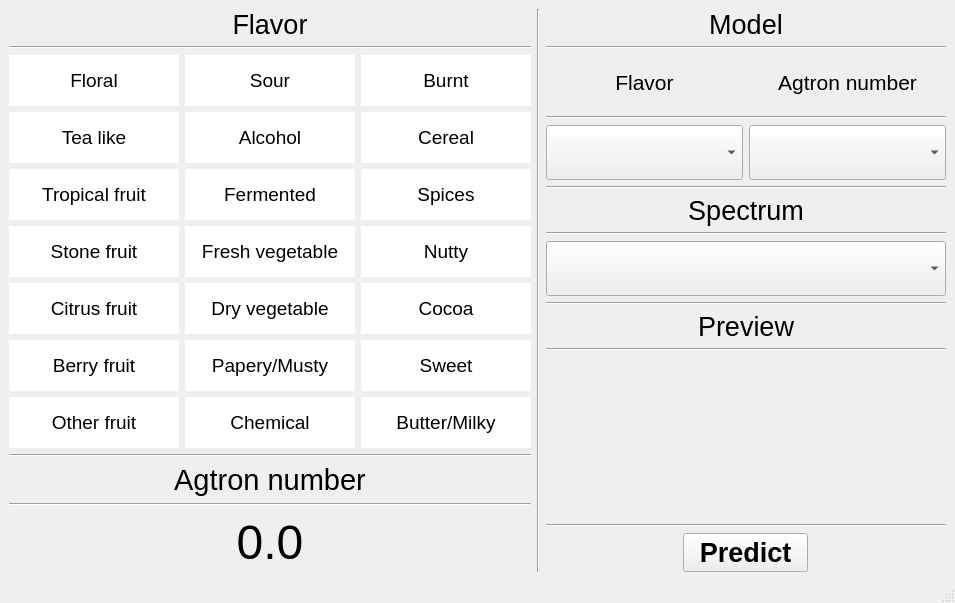
<?xml version="1.0" encoding="UTF-8"?>
<ui version="4.0">
 <class>MainWindow</class>
 <widget class="QMainWindow" name="MainWindow">
  <property name="geometry">
   <rect>
    <x>0</x>
    <y>0</y>
    <width>955</width>
    <height>603</height>
   </rect>
  </property>
  <property name="windowTitle">
   <string>MainWindow</string>
  </property>
  <widget class="QWidget" name="centralwidget">
   <layout class="QHBoxLayout" name="horizontalLayout">
    <item>
     <layout class="QVBoxLayout" name="verticalLayout_2">
      <item>
       <widget class="QLabel" name="label_flavor">
        <property name="sizePolicy">
         <sizepolicy hsizetype="Preferred" vsizetype="Fixed">
          <horstretch>0</horstretch>
          <verstretch>0</verstretch>
         </sizepolicy>
        </property>
        <property name="font">
         <font>
          <family>Arial</family>
          <pointsize>20</pointsize>
         </font>
        </property>
        <property name="text">
         <string>Flavor</string>
        </property>
        <property name="alignment">
         <set>Qt::AlignCenter</set>
        </property>
       </widget>
      </item>
      <item>
       <widget class="Line" name="line_2">
        <property name="orientation">
         <enum>Qt::Horizontal</enum>
        </property>
       </widget>
      </item>
      <item>
       <layout class="QGridLayout" name="gridLayout">
        <item row="2" column="0">
         <widget class="QLabel" name="label_tropical">
          <property name="font">
           <font>
            <family>Arial</family>
            <pointsize>14</pointsize>
           </font>
          </property>
          <property name="statusTip">
           <string>Tropical fruit</string>
          </property>
          <property name="styleSheet">
           <string notr="true">background-color: rgb(255, 255, 255);</string>
          </property>
          <property name="text">
           <string>Tropical fruit</string>
          </property>
          <property name="alignment">
           <set>Qt::AlignCenter</set>
          </property>
         </widget>
        </item>
        <item row="5" column="0">
         <widget class="QLabel" name="label_berry">
          <property name="font">
           <font>
            <family>Arial</family>
            <pointsize>14</pointsize>
           </font>
          </property>
          <property name="statusTip">
           <string>Berry fruit</string>
          </property>
          <property name="styleSheet">
           <string notr="true">background-color: rgb(255, 255, 255);</string>
          </property>
          <property name="text">
           <string>Berry fruit</string>
          </property>
          <property name="alignment">
           <set>Qt::AlignCenter</set>
          </property>
         </widget>
        </item>
        <item row="3" column="0">
         <widget class="QLabel" name="label_stone">
          <property name="font">
           <font>
            <family>Arial</family>
            <pointsize>14</pointsize>
           </font>
          </property>
          <property name="statusTip">
           <string>Stone fruit</string>
          </property>
          <property name="styleSheet">
           <string notr="true">background-color: rgb(255, 255, 255);</string>
          </property>
          <property name="text">
           <string>Stone fruit</string>
          </property>
          <property name="alignment">
           <set>Qt::AlignCenter</set>
          </property>
         </widget>
        </item>
        <item row="0" column="0">
         <widget class="QLabel" name="label_floral">
          <property name="font">
           <font>
            <family>Arial</family>
            <pointsize>14</pointsize>
           </font>
          </property>
          <property name="statusTip">
           <string>Floral</string>
          </property>
          <property name="autoFillBackground">
           <bool>false</bool>
          </property>
          <property name="styleSheet">
           <string notr="true">background-color: rgb(255, 255, 255);</string>
          </property>
          <property name="text">
           <string>Floral</string>
          </property>
          <property name="alignment">
           <set>Qt::AlignCenter</set>
          </property>
         </widget>
        </item>
        <item row="3" column="2">
         <widget class="QLabel" name="label_nutty">
          <property name="font">
           <font>
            <family>Arial</family>
            <pointsize>14</pointsize>
           </font>
          </property>
          <property name="statusTip">
           <string>Nutty</string>
          </property>
          <property name="styleSheet">
           <string notr="true">background-color: rgb(255, 255, 255);</string>
          </property>
          <property name="text">
           <string>Nutty</string>
          </property>
          <property name="alignment">
           <set>Qt::AlignCenter</set>
          </property>
         </widget>
        </item>
        <item row="4" column="0">
         <widget class="QLabel" name="label_citrus">
          <property name="font">
           <font>
            <family>Arial</family>
            <pointsize>14</pointsize>
           </font>
          </property>
          <property name="statusTip">
           <string>Citrus fruit</string>
          </property>
          <property name="styleSheet">
           <string notr="true">background-color: rgb(255, 255, 255);</string>
          </property>
          <property name="text">
           <string>Citrus fruit</string>
          </property>
          <property name="alignment">
           <set>Qt::AlignCenter</set>
          </property>
         </widget>
        </item>
        <item row="2" column="2">
         <widget class="QLabel" name="label_spices">
          <property name="font">
           <font>
            <family>Arial</family>
            <pointsize>14</pointsize>
           </font>
          </property>
          <property name="statusTip">
           <string>Spices</string>
          </property>
          <property name="styleSheet">
           <string notr="true">background-color: rgb(255, 255, 255);</string>
          </property>
          <property name="text">
           <string>Spices</string>
          </property>
          <property name="alignment">
           <set>Qt::AlignCenter</set>
          </property>
         </widget>
        </item>
        <item row="4" column="2">
         <widget class="QLabel" name="label_cocoa">
          <property name="font">
           <font>
            <family>Arial</family>
            <pointsize>14</pointsize>
           </font>
          </property>
          <property name="statusTip">
           <string>Cocoa</string>
          </property>
          <property name="styleSheet">
           <string notr="true">background-color: rgb(255, 255, 255);</string>
          </property>
          <property name="text">
           <string>Cocoa</string>
          </property>
          <property name="alignment">
           <set>Qt::AlignCenter</set>
          </property>
         </widget>
        </item>
        <item row="0" column="2">
         <widget class="QLabel" name="label_burnt">
          <property name="font">
           <font>
            <family>Arial</family>
            <pointsize>14</pointsize>
           </font>
          </property>
          <property name="statusTip">
           <string>Burnt</string>
          </property>
          <property name="styleSheet">
           <string notr="true">background-color: rgb(255, 255, 255);</string>
          </property>
          <property name="text">
           <string>Burnt</string>
          </property>
          <property name="alignment">
           <set>Qt::AlignCenter</set>
          </property>
         </widget>
        </item>
        <item row="1" column="2">
         <widget class="QLabel" name="label_cereal">
          <property name="font">
           <font>
            <family>Arial</family>
            <pointsize>14</pointsize>
           </font>
          </property>
          <property name="statusTip">
           <string>Cereal</string>
          </property>
          <property name="styleSheet">
           <string notr="true">background-color: rgb(255, 255, 255);</string>
          </property>
          <property name="text">
           <string>Cereal</string>
          </property>
          <property name="alignment">
           <set>Qt::AlignCenter</set>
          </property>
         </widget>
        </item>
        <item row="1" column="0">
         <widget class="QLabel" name="label_tealike">
          <property name="font">
           <font>
            <family>Arial</family>
            <pointsize>14</pointsize>
           </font>
          </property>
          <property name="statusTip">
           <string>Tea like</string>
          </property>
          <property name="styleSheet">
           <string notr="true">background-color: rgb(255, 255, 255);</string>
          </property>
          <property name="text">
           <string>Tea like</string>
          </property>
          <property name="alignment">
           <set>Qt::AlignCenter</set>
          </property>
         </widget>
        </item>
        <item row="6" column="0">
         <widget class="QLabel" name="label_other">
          <property name="font">
           <font>
            <family>Arial</family>
            <pointsize>14</pointsize>
           </font>
          </property>
          <property name="statusTip">
           <string>Other fruit</string>
          </property>
          <property name="styleSheet">
           <string notr="true">background-color: rgb(255, 255, 255);</string>
          </property>
          <property name="text">
           <string>Other fruit</string>
          </property>
          <property name="alignment">
           <set>Qt::AlignCenter</set>
          </property>
         </widget>
        </item>
        <item row="6" column="2">
         <widget class="QLabel" name="label_butter">
          <property name="font">
           <font>
            <family>Arial</family>
            <pointsize>14</pointsize>
           </font>
          </property>
          <property name="statusTip">
           <string>Butter/Milky</string>
          </property>
          <property name="styleSheet">
           <string notr="true">background-color: rgb(255, 255, 255);</string>
          </property>
          <property name="text">
           <string>Butter/Milky</string>
          </property>
          <property name="alignment">
           <set>Qt::AlignCenter</set>
          </property>
         </widget>
        </item>
        <item row="2" column="1">
         <widget class="QLabel" name="label_fermented">
          <property name="font">
           <font>
            <family>Arial</family>
            <pointsize>14</pointsize>
           </font>
          </property>
          <property name="statusTip">
           <string>Fermented</string>
          </property>
          <property name="styleSheet">
           <string notr="true">background-color: rgb(255, 255, 255);</string>
          </property>
          <property name="text">
           <string>Fermented</string>
          </property>
          <property name="alignment">
           <set>Qt::AlignCenter</set>
          </property>
         </widget>
        </item>
        <item row="0" column="1">
         <widget class="QLabel" name="label_sour">
          <property name="font">
           <font>
            <family>Arial</family>
            <pointsize>14</pointsize>
           </font>
          </property>
          <property name="statusTip">
           <string>Sour</string>
          </property>
          <property name="styleSheet">
           <string notr="true">background-color: rgb(255, 255, 255);</string>
          </property>
          <property name="text">
           <string>Sour</string>
          </property>
          <property name="alignment">
           <set>Qt::AlignCenter</set>
          </property>
         </widget>
        </item>
        <item row="1" column="1">
         <widget class="QLabel" name="label_alcohol">
          <property name="font">
           <font>
            <family>Arial</family>
            <pointsize>14</pointsize>
           </font>
          </property>
          <property name="statusTip">
           <string>Alcohol</string>
          </property>
          <property name="styleSheet">
           <string notr="true">background-color: rgb(255, 255, 255);</string>
          </property>
          <property name="text">
           <string>Alcohol</string>
          </property>
          <property name="alignment">
           <set>Qt::AlignCenter</set>
          </property>
         </widget>
        </item>
        <item row="3" column="1">
         <widget class="QLabel" name="label_fresh">
          <property name="font">
           <font>
            <family>Arial</family>
            <pointsize>14</pointsize>
           </font>
          </property>
          <property name="statusTip">
           <string>Fresh vegetable</string>
          </property>
          <property name="styleSheet">
           <string notr="true">background-color: rgb(255, 255, 255);</string>
          </property>
          <property name="text">
           <string>Fresh vegetable</string>
          </property>
          <property name="alignment">
           <set>Qt::AlignCenter</set>
          </property>
         </widget>
        </item>
        <item row="4" column="1">
         <widget class="QLabel" name="label_dry">
          <property name="font">
           <font>
            <family>Arial</family>
            <pointsize>14</pointsize>
           </font>
          </property>
          <property name="statusTip">
           <string>Dry vegetable</string>
          </property>
          <property name="styleSheet">
           <string notr="true">background-color: rgb(255, 255, 255);</string>
          </property>
          <property name="text">
           <string>Dry vegetable</string>
          </property>
          <property name="alignment">
           <set>Qt::AlignCenter</set>
          </property>
         </widget>
        </item>
        <item row="5" column="1">
         <widget class="QLabel" name="label_papery">
          <property name="font">
           <font>
            <family>Arial</family>
            <pointsize>14</pointsize>
           </font>
          </property>
          <property name="statusTip">
           <string>Papery/Musty</string>
          </property>
          <property name="styleSheet">
           <string notr="true">background-color: rgb(255, 255, 255);</string>
          </property>
          <property name="text">
           <string>Papery/Musty</string>
          </property>
          <property name="alignment">
           <set>Qt::AlignCenter</set>
          </property>
         </widget>
        </item>
        <item row="6" column="1">
         <widget class="QLabel" name="label_chemical">
          <property name="font">
           <font>
            <family>Arial</family>
            <pointsize>14</pointsize>
           </font>
          </property>
          <property name="statusTip">
           <string>Chemical</string>
          </property>
          <property name="styleSheet">
           <string notr="true">background-color: rgb(255, 255, 255);</string>
          </property>
          <property name="text">
           <string>Chemical</string>
          </property>
          <property name="alignment">
           <set>Qt::AlignCenter</set>
          </property>
         </widget>
        </item>
        <item row="5" column="2">
         <widget class="QLabel" name="label_sweet">
          <property name="font">
           <font>
            <family>Arial</family>
            <pointsize>14</pointsize>
           </font>
          </property>
          <property name="statusTip">
           <string>Sweet</string>
          </property>
          <property name="styleSheet">
           <string notr="true">background-color: rgb(255, 255, 255);</string>
          </property>
          <property name="text">
           <string>Sweet</string>
          </property>
          <property name="alignment">
           <set>Qt::AlignCenter</set>
          </property>
         </widget>
        </item>
       </layout>
      </item>
      <item>
       <widget class="Line" name="line_3">
        <property name="orientation">
         <enum>Qt::Horizontal</enum>
        </property>
       </widget>
      </item>
      <item>
       <widget class="QLabel" name="label_agtron_number">
        <property name="sizePolicy">
         <sizepolicy hsizetype="Preferred" vsizetype="Fixed">
          <horstretch>0</horstretch>
          <verstretch>0</verstretch>
         </sizepolicy>
        </property>
        <property name="font">
         <font>
          <family>Arial</family>
          <pointsize>22</pointsize>
         </font>
        </property>
        <property name="text">
         <string>Agtron number</string>
        </property>
        <property name="alignment">
         <set>Qt::AlignCenter</set>
        </property>
       </widget>
      </item>
      <item>
       <widget class="Line" name="line_5">
        <property name="orientation">
         <enum>Qt::Horizontal</enum>
        </property>
       </widget>
      </item>
      <item>
       <widget class="QLabel" name="label_agtron">
        <property name="maximumSize">
         <size>
          <width>16777215</width>
          <height>60</height>
         </size>
        </property>
        <property name="font">
         <font>
          <family>Arial</family>
          <pointsize>36</pointsize>
         </font>
        </property>
        <property name="statusTip">
         <string>Agtron number</string>
        </property>
        <property name="text">
         <string>0.0</string>
        </property>
        <property name="alignment">
         <set>Qt::AlignCenter</set>
        </property>
       </widget>
      </item>
     </layout>
    </item>
    <item>
     <widget class="Line" name="line_4">
      <property name="orientation">
       <enum>Qt::Vertical</enum>
      </property>
     </widget>
    </item>
    <item>
     <layout class="QVBoxLayout" name="verticalLayout" stretch="0,0,0,0,0,0,0,0,0,0,0,0,0,0,0">
      <property name="sizeConstraint">
       <enum>QLayout::SetDefaultConstraint</enum>
      </property>
      <item>
       <widget class="QLabel" name="label_model">
        <property name="sizePolicy">
         <sizepolicy hsizetype="Minimum" vsizetype="Fixed">
          <horstretch>0</horstretch>
          <verstretch>0</verstretch>
         </sizepolicy>
        </property>
        <property name="maximumSize">
         <size>
          <width>400</width>
          <height>16777215</height>
         </size>
        </property>
        <property name="font">
         <font>
          <family>Arial</family>
          <pointsize>20</pointsize>
         </font>
        </property>
        <property name="text">
         <string>Model</string>
        </property>
        <property name="alignment">
         <set>Qt::AlignCenter</set>
        </property>
       </widget>
      </item>
      <item>
       <widget class="Line" name="line_14">
        <property name="orientation">
         <enum>Qt::Horizontal</enum>
        </property>
       </widget>
      </item>
      <item>
       <layout class="QHBoxLayout" name="horizontalLayout_2">
        <item>
         <widget class="QLabel" name="label_2">
          <property name="font">
           <font>
            <family>Arial</family>
            <pointsize>16</pointsize>
           </font>
          </property>
          <property name="text">
           <string>Flavor</string>
          </property>
          <property name="alignment">
           <set>Qt::AlignCenter</set>
          </property>
         </widget>
        </item>
        <item>
         <widget class="QLabel" name="label">
          <property name="font">
           <font>
            <family>Arial</family>
            <pointsize>16</pointsize>
           </font>
          </property>
          <property name="text">
           <string>Agtron number</string>
          </property>
          <property name="alignment">
           <set>Qt::AlignCenter</set>
          </property>
         </widget>
        </item>
       </layout>
      </item>
      <item>
       <widget class="Line" name="line_20">
        <property name="orientation">
         <enum>Qt::Horizontal</enum>
        </property>
       </widget>
      </item>
      <item>
       <layout class="QHBoxLayout" name="horizontalLayout_4">
        <item>
         <widget class="QComboBox" name="comboBox_flavor_model">
          <property name="sizePolicy">
           <sizepolicy hsizetype="Preferred" vsizetype="Preferred">
            <horstretch>0</horstretch>
            <verstretch>0</verstretch>
           </sizepolicy>
          </property>
          <property name="maximumSize">
           <size>
            <width>400</width>
            <height>16777215</height>
           </size>
          </property>
          <property name="font">
           <font>
            <family>Arial</family>
            <pointsize>12</pointsize>
           </font>
          </property>
          <property name="cursor">
           <cursorShape>PointingHandCursor</cursorShape>
          </property>
          <property name="toolTip">
           <string>Select a flavor model</string>
          </property>
          <property name="statusTip">
           <string>Select a flavor model</string>
          </property>
          <property name="editable">
           <bool>false</bool>
          </property>
         </widget>
        </item>
        <item>
         <widget class="QComboBox" name="comboBox_agtron_model">
          <property name="sizePolicy">
           <sizepolicy hsizetype="Preferred" vsizetype="Preferred">
            <horstretch>0</horstretch>
            <verstretch>0</verstretch>
           </sizepolicy>
          </property>
          <property name="maximumSize">
           <size>
            <width>400</width>
            <height>16777215</height>
           </size>
          </property>
          <property name="font">
           <font>
            <family>Arial</family>
            <pointsize>12</pointsize>
           </font>
          </property>
          <property name="cursor">
           <cursorShape>PointingHandCursor</cursorShape>
          </property>
          <property name="toolTip">
           <string>Select an Agtron model</string>
          </property>
          <property name="statusTip">
           <string>Select an Agtron model</string>
          </property>
          <property name="editable">
           <bool>false</bool>
          </property>
         </widget>
        </item>
       </layout>
      </item>
      <item>
       <widget class="Line" name="line_15">
        <property name="orientation">
         <enum>Qt::Horizontal</enum>
        </property>
       </widget>
      </item>
      <item>
       <widget class="QLabel" name="label_spectrum">
        <property name="sizePolicy">
         <sizepolicy hsizetype="Preferred" vsizetype="Fixed">
          <horstretch>0</horstretch>
          <verstretch>0</verstretch>
         </sizepolicy>
        </property>
        <property name="maximumSize">
         <size>
          <width>400</width>
          <height>16777215</height>
         </size>
        </property>
        <property name="font">
         <font>
          <family>Arial</family>
          <pointsize>20</pointsize>
         </font>
        </property>
        <property name="text">
         <string>Spectrum</string>
        </property>
        <property name="alignment">
         <set>Qt::AlignCenter</set>
        </property>
       </widget>
      </item>
      <item>
       <widget class="Line" name="line_34">
        <property name="orientation">
         <enum>Qt::Horizontal</enum>
        </property>
       </widget>
      </item>
      <item>
       <widget class="QComboBox" name="comboBox_spectrum">
        <property name="sizePolicy">
         <sizepolicy hsizetype="Preferred" vsizetype="Preferred">
          <horstretch>0</horstretch>
          <verstretch>0</verstretch>
         </sizepolicy>
        </property>
        <property name="maximumSize">
         <size>
          <width>400</width>
          <height>16777215</height>
         </size>
        </property>
        <property name="font">
         <font>
          <family>Arial</family>
          <pointsize>12</pointsize>
         </font>
        </property>
        <property name="cursor">
         <cursorShape>PointingHandCursor</cursorShape>
        </property>
        <property name="toolTip">
         <string>Select a spectrum file</string>
        </property>
        <property name="statusTip">
         <string>Select a spectrum file</string>
        </property>
        <property name="editable">
         <bool>false</bool>
        </property>
       </widget>
      </item>
      <item>
       <widget class="Line" name="line_18">
        <property name="orientation">
         <enum>Qt::Horizontal</enum>
        </property>
       </widget>
      </item>
      <item>
       <widget class="QLabel" name="label_preview">
        <property name="sizePolicy">
         <sizepolicy hsizetype="Preferred" vsizetype="Fixed">
          <horstretch>0</horstretch>
          <verstretch>0</verstretch>
         </sizepolicy>
        </property>
        <property name="maximumSize">
         <size>
          <width>400</width>
          <height>16777215</height>
         </size>
        </property>
        <property name="font">
         <font>
          <family>Arial</family>
          <pointsize>20</pointsize>
         </font>
        </property>
        <property name="text">
         <string>Preview</string>
        </property>
        <property name="alignment">
         <set>Qt::AlignCenter</set>
        </property>
       </widget>
      </item>
      <item>
       <widget class="Line" name="line_27">
        <property name="orientation">
         <enum>Qt::Horizontal</enum>
        </property>
       </widget>
      </item>
      <item>
       <widget class="MplCanvas" name="widget_preview" native="true">
        <property name="sizePolicy">
         <sizepolicy hsizetype="Preferred" vsizetype="Fixed">
          <horstretch>0</horstretch>
          <verstretch>0</verstretch>
         </sizepolicy>
        </property>
        <property name="minimumSize">
         <size>
          <width>400</width>
          <height>161</height>
         </size>
        </property>
        <property name="maximumSize">
         <size>
          <width>400</width>
          <height>161</height>
         </size>
        </property>
        <property name="font">
         <font>
          <family>Arial</family>
          <pointsize>16</pointsize>
         </font>
        </property>
        <property name="toolTip">
         <string>&lt;!DOCTYPE HTML PUBLIC &quot;-//W3C//DTD HTML 4.0//EN&quot; &quot;http://www.w3.org/TR/REC-html40/strict.dtd&quot;&gt;
&lt;html&gt;&lt;head&gt;&lt;meta name=&quot;qrichtext&quot; content=&quot;1&quot; /&gt;&lt;style type=&quot;text/css&quot;&gt;
p, li { white-space: pre-wrap; }
&lt;/style&gt;&lt;/head&gt;&lt;body style=&quot; font-family:'Arial'; font-size:16pt; font-weight:400; font-style:normal;&quot;&gt;
&lt;p style=&quot; margin-top:0px; margin-bottom:0px; margin-left:0px; margin-right:0px; -qt-block-indent:0; text-indent:0px;&quot;&gt;&lt;span style=&quot; font-family:'PMingLiU'; font-size:9pt;&quot;&gt;Spectrum preview&lt;/span&gt;&lt;/p&gt;&lt;/body&gt;&lt;/html&gt;</string>
        </property>
        <property name="statusTip">
         <string>Spectrum preview</string>
        </property>
       </widget>
      </item>
      <item>
       <widget class="Line" name="line_19">
        <property name="orientation">
         <enum>Qt::Horizontal</enum>
        </property>
       </widget>
      </item>
      <item>
       <layout class="QHBoxLayout" name="horizontalLayout_3">
        <item>
         <widget class="QPushButton" name="pushButton_predict">
          <property name="maximumSize">
           <size>
            <width>125</width>
            <height>16777215</height>
           </size>
          </property>
          <property name="font">
           <font>
            <family>Arial</family>
            <pointsize>20</pointsize>
            <weight>75</weight>
            <bold>true</bold>
           </font>
          </property>
          <property name="cursor">
           <cursorShape>PointingHandCursor</cursorShape>
          </property>
          <property name="toolTip">
           <string>Predict</string>
          </property>
          <property name="statusTip">
           <string>Predict flavor and Agtron number</string>
          </property>
          <property name="text">
           <string>Predict</string>
          </property>
         </widget>
        </item>
       </layout>
      </item>
     </layout>
    </item>
   </layout>
  </widget>
  <widget class="QStatusBar" name="statusbar"/>
  <action name="action_open_spectrum">
   <property name="checkable">
    <bool>false</bool>
   </property>
   <property name="icon">
    <iconset>
     <normaloff>src/icons/open.png</normaloff>src/icons/open.png</iconset>
   </property>
   <property name="text">
    <string>open_spectrum</string>
   </property>
   <property name="toolTip">
    <string>Open a spectrum file</string>
   </property>
   <property name="font">
    <font>
     <family>Arial</family>
     <pointsize>14</pointsize>
    </font>
   </property>
  </action>
  <action name="action_about">
   <property name="icon">
    <iconset>
     <normaloff>src/icons/about.png</normaloff>src/icons/about.png</iconset>
   </property>
   <property name="text">
    <string>about</string>
   </property>
   <property name="toolTip">
    <string>About this app</string>
   </property>
   <property name="font">
    <font>
     <pointsize>14</pointsize>
    </font>
   </property>
  </action>
  <action name="action_save_as">
   <property name="icon">
    <iconset>
     <normaloff>src/icons/save.png</normaloff>src/icons/save.png</iconset>
   </property>
   <property name="text">
    <string>save_as</string>
   </property>
   <property name="toolTip">
    <string>Save coffee infomation</string>
   </property>
   <property name="font">
    <font>
     <pointsize>14</pointsize>
    </font>
   </property>
  </action>
 </widget>
 <customwidgets>
  <customwidget>
   <class>MplCanvas</class>
   <extends>QWidget</extends>
   <header>mplcanvas.h</header>
   <container>1</container>
  </customwidget>
 </customwidgets>
 <resources/>
 <connections/>
</ui>
